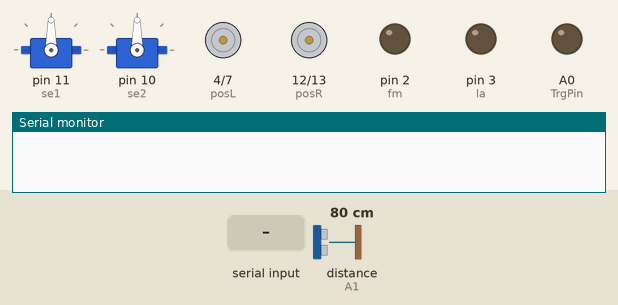
Recording of a sketch running on a simulated Arduino Uno, built with avr-gcc and run on an emulated ATmega328P. Shown: 2 × servo, motor-driver pin pairs drawn as motors (green arrow = first pin HIGH = forward, orange = second pin HIGH = backward, longer = more drive, scaled by the enable pin), output pins drawn as LEDs (lit = HIGH), the last lines printed to the serial monitor. Inputs (shaded band) come from the test bench; at power-on: distance to the obstacle (sensor on A1) 80 cm. The echo pulse lasts 58.3 µs per cm.

Above: at 3.3 s.
3.4 s: "oa\n" received over Serial
At 4.3 s:
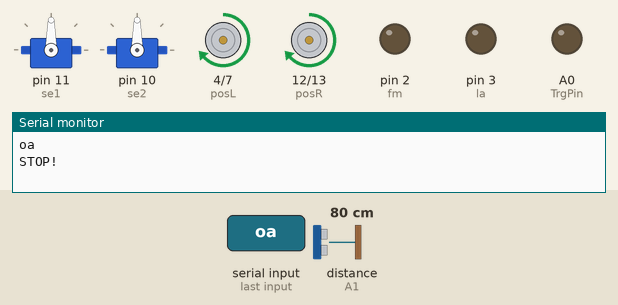
5.3 s: distance to the obstacle (sensor on A1) set to 43 cm
6.8 s: distance to the obstacle (sensor on A1) set to 35 cm
At 9.1 s:
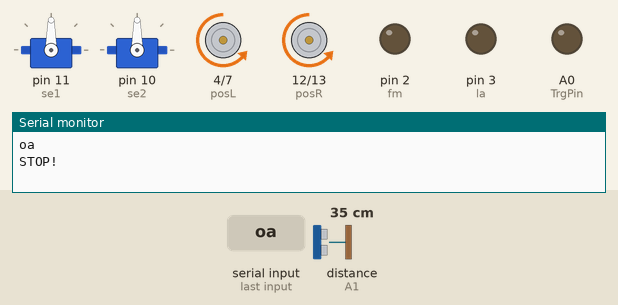
15.8 s: distance to the obstacle (sensor on A1) set to 60 cm
At 16.8 s:
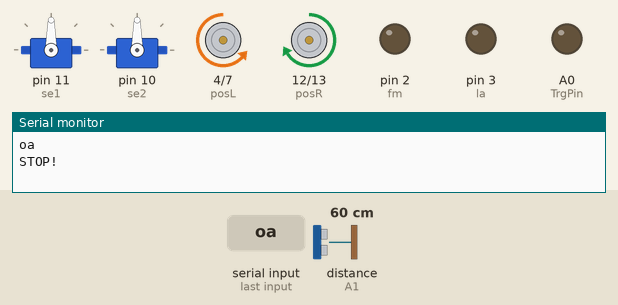
Timing chart, 0 to 18.8 s (numbered marks = the images above; inputs shaded):
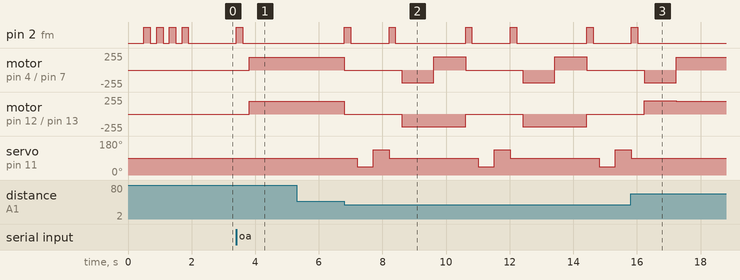

The sketch:

Car03Tracing.ino
```cpp
#include <Servo.h>

// 创建舵机对象
Servo servo1;
Servo servo2;

/* 引脚 */
// 电机
const int negR = 13; // 右轮马达负极
const int posR = 12; // 右轮马达正极
const int negL = 7; // 左轮马达负极
const int posL = 4; // 左轮马达正极
const int pwmR = 6;  // 右轮PWM转速控制
const int pwmL = 5;  // 左轮PWM转速控制

// 超声波
const int TrgPin = A0;  // 超声波输入脚 回声
const int EcoPin = A1; // 超声波输出脚 触发

// 红外线
const int TraPin2 = A2; // 右红外线寻迹模块
const int TraPin3 = A3; // 中红外线寻迹模块
const int TraPin4 = A4; // 左红外线寻迹模块
byte Tradata = 0; //红外线寻迹模块感应值

const int la = 3; // 灯光

const int fm = 2; // 蜂鸣器引脚控制

// 舵机
const int se1 = 11; // 舵机左右摆动
const int se2 = 10; // 舵机上下摆动

/* 常量 变量  */
// 电机
const int speed_max = 400;  // 限速 马达正转最大速度
const int speed_min = 0; // 限速 马达反转最大速度
int lspeed = 200; // 左马达初始速度
int rspeed = 200; // 右马达初始速度
const int obspeed01 = 190; // 避障/寻迹 模式转弯速度
const int obspeed02 = 200; // 避障/寻迹 模式转弯速度
const int speed_step = 10; // 电机修改步长

// 舵机
const int camera_left = 135;  // 舵机右转动限定
const int camera_right = 35; // 舵机左转动限定
const int camera_up = 0; // 舵机向上转动限定
const int camera_down = 110; // 舵机向下转动限定
int updowncamera = 90; // 舵机初始角度
int leftrightcamera = 90; // 舵机初始角度
const int camera_step = 5; // 舵机修改步长

// 障碍物距离 cm
float distance; // 超声波测障碍物距离 cm
float rdistance; // 右侧障碍物距离 cm
float ldistance; // 左侧障碍物距离 cm
float cdistance; // 中间障碍物距离 cm
const float distance_max = 40; // 判定最大距离 cm

// 字符串解析 变量
String inputString;
boolean stringComplete;

//初始化函数
void setup() {

  // 端口输入输出模式
  pinMode(EcoPin, INPUT);
  pinMode(TrgPin, OUTPUT);
  pinMode(negR, OUTPUT);
  pinMode(posR, OUTPUT);
  pinMode(negL, OUTPUT);
  pinMode(posL, OUTPUT);
  pinMode(pwmR, OUTPUT);
  pinMode(pwmL, OUTPUT);
  pinMode(fm, OUTPUT);
  pinMode(la, OUTPUT);
  pinMode(TraPin2, INPUT_PULLUP); // 设置模拟引脚A2为含提升电阻的输入引脚
  pinMode(TraPin3, INPUT_PULLUP); // 设置模拟引脚A2为含提升电阻的输入引脚
  pinMode(TraPin4, INPUT_PULLUP); // 设置模拟引脚A2为含提升电阻的输入引脚

  // 串口波特率配置
  Serial.begin(9600);

  // 舵机
  servo1.attach(se1);
  servo1.write(leftrightcamera);
  delay(500);
  servo2.attach(se2);
  servo2.write(updowncamera);
  buzzer(4);
}

// 主函数
void loop() {

  serialEvent();

}

// 串口主要处理事件
void serialEvent() {
  while (Serial.available()) {

    // 获取新字节
    char inchar = (char)Serial.read();

    // 添加到新字符串
    if (inchar != '\n') {
      inputString += inchar;
    }

    // 为空就设置标志符
    if (inchar == '\n') {
      stringComplete = true;
      //Serial.println("I am in");
    }

	// 标志位判断
    if (stringComplete) {

      Serial.println(inputString);
      inputString = String(inputString);

	  // 前进
      if (inputString == "cfw") {
        Serial.println("OK!");
        forward(lspeed, rspeed);
      }

	  // 后退
      if (inputString == "cbo") {
        Serial.println("OK!");
        back(lspeed, rspeed);
      }

	  // 左转
      if (inputString == "clt") {
        Serial.println("OK!");
        lefttrun(lspeed, rspeed);
      }

	  // 右转
      if (inputString == "crt") {
        Serial.println("OK!");
        righttrun(lspeed, rspeed);
      }

	  // 电机加速
      if (inputString == "emlfw") {
        Serial.println("OK!");
        if (lspeed < speed_max) {
          lspeed += speed_step;
          rspeed += speed_step;
        }
      }

	  // 电机减速
      if (inputString == "emlbo") {
        Serial.println("OK!");
        if (lspeed > speed_min) {
          lspeed -= speed_step;
          rspeed -= speed_step;
        }
      }

	  // 停止
      if (inputString == "cop") {
        Serial.println("STOP!");
        pause(lspeed, rspeed);
      }

	  // 避障模式
      if (inputString == "oa") {
        Serial.println("STOP!");
        buzzer(1);
        obsmodel();
      }

	  // 控制模式
      if (inputString == "ct") {
        Serial.println("OK!");
        buzzer(2);
      }

	  // 寻迹模式
      if (inputString == "tr") {
        Serial.println("OK!");
        buzzer(3);
        tracing();
      }

	 // 舵机左右摆动 减
      if (inputString == "sert") {
        Serial.println("OK!");
        if (leftrightcamera > camera_right) {
          leftrightcamera -= camera_step;
          servo1.write(leftrightcamera);
        }
      }

	  // 舵机左右摆动 加
      if (inputString == "selt") {
        Serial.println("OK!");
        if (leftrightcamera < camera_left) {
          leftrightcamera += camera_step;
          servo1.write(leftrightcamera);
        }
      }

	  // 舵机上下摆动 减
      if (inputString == "sefw") {
        Serial.println("OK!");
        if (updowncamera > camera_up) {
          updowncamera -= camera_step;
          servo2.write(updowncamera);
        }
      }

	  // 舵机上下摆动 加
      if (inputString == "sebo") {
        Serial.println("OK!");
        if (updowncamera < camera_down) {
          updowncamera += camera_step;
          servo2.write(updowncamera);
        }
      }

	  // 灯光 开灯
      if (inputString == "lao") {
        onlights();
      }

	  // 灯光 关灯
      if (inputString == "las") {
        offlights();
      }

      // 清除字符串
      clearchar();

    }
  }
}

// 避障模式
void obsmodel() {

  // 清除字符串
  clearchar();
  while (true) {

	// 测距
    ranging();
    cdistance = distance;

    if (cdistance <= distance_max) {
      pause(lspeed, rspeed);
      buzzer(1);
      servo1.write(45);
      delay(500);
      ranging();
      rdistance = distance;
      // Serial.println(rdistance);
      servo1.write(135);
      delay(500);
      ranging();
      ldistance = distance;
      // Serial.println(ldistance);
      servo1.write(90);

      if (rdistance <= distance_max && ldistance <= distance_max) {
        buzzer(1);
        back(obspeed01, obspeed01);
        delay(1000);
        righttrun(obspeed02, obspeed01);
        delay(1000);
        forward(lspeed, rspeed);
      }

      else if (rdistance > ldistance) {
        buzzer(1);
        righttrun(obspeed02, obspeed01);
        delay(1000);
      }

      else if (rdistance < ldistance) {
        buzzer(1);
        lefttrun(obspeed01, obspeed02);
        delay(1000);
      }
    }

    else {
      forward(obspeed01, obspeed01);
    }

    // 字符获取解析
    charpar();

    if (inputString == "ct" || inputString == "tr")

    {
      serialEvent(); //add
      pause(lspeed, rspeed);
      buzzer(2);
      // 清除字符串
      clearchar();
      break;
    }

    // 清除字符
    clearchar();


  }
}

// 寻迹模式
void tracing() {

  // 清除字符串
  clearchar();

  while(true) {
  infrared();
  // 字符获取解析
  charpar();

  if (inputString == "ct" || inputString == "oa") {
      serialEvent(); //add
      pause(lspeed, rspeed);
      buzzer(2);

      // 清除字符串
      clearchar();
      break;
    }

    // 清除字符
    clearchar();
  }


}

// 寻迹模式马达控制函数
void trastart(byte Tradata) {
	switch(Tradata) {
		case 0:
		forward(lspeed, rspeed);
		break;
		case 1:
		righttra(1, lspeed, rspeed);
		break;
		case 2:
		forward(lspeed, rspeed);
		break;
		case 3:
		righttra(0, 250, rspeed);
		break;
		case 4:
		lefttra(1, lspeed, rspeed);
		break;
		case 5:
		pause(0, 0);
		break;
		case 6:
		lefttra(0, lspeed, 250);
		break;
		case 7:
		pause(0, 0);
		break;
    default:
    break;
	}
}

// 字符解析
void charpar() {
  while (Serial.available()) {

    // 获取新字节
    char inchar = (char)Serial.read();

    // 添加到新字符串
    if (inchar != '\n') {
      inputString += inchar;
    }

    // 为空就设置标志符
    if (inchar == '\n') {
      stringComplete = true;
      //Serial.println("I am in");
    }

    if (stringComplete) {

      Serial.println(inputString);
      inputString = String(inputString);
    }

  }
}

// 清除字符
void clearchar() {
  inputString = "";
  stringComplete = false;
}

// 前进函数
void forward(int Lemspeed, int Remspeed) {
  analogWrite(pwmR, Remspeed);
  analogWrite(pwmL, Lemspeed);
  digitalWrite(posR, HIGH);
  digitalWrite(negR, LOW);
  digitalWrite(posL, HIGH);
  digitalWrite(negL, LOW);
}

// 后退函数
void back(int Lemspeed, int Remspeed) {
  analogWrite(pwmR, Remspeed);
  analogWrite(pwmL, Lemspeed);
  digitalWrite(posR, LOW);
  digitalWrite(negR, HIGH);
  digitalWrite(posL, LOW);
  digitalWrite(negL, HIGH);
}

// 左转函数
void lefttrun(int Lemspeed, int Remspeed) {
  analogWrite(pwmR, Remspeed);
  analogWrite(pwmL, Lemspeed);
  digitalWrite(posR, HIGH);
  digitalWrite(negR, LOW);
  digitalWrite(posL, LOW);
  digitalWrite(negL, HIGH);
}

// 寻迹模式左转函数
void lefttra(byte flag, int Lemspeed, int Remspeed) {
  analogWrite(pwmR, Remspeed);
  analogWrite(pwmL, Lemspeed);
  if (flag == 1) {
	  digitalWrite(posR, HIGH);
	  digitalWrite(negR, LOW);
	  digitalWrite(posL, LOW);
	  digitalWrite(negL, HIGH);
  }
  else {
	  digitalWrite(posR, HIGH);
	  digitalWrite(negR, LOW);
	  digitalWrite(posL, LOW);
	  digitalWrite(negL, LOW);
  }
}

// 右转函数
void righttrun(int Lemspeed, int Remspeed) {
  analogWrite(pwmR, Remspeed);
  analogWrite(pwmL, Lemspeed);
  digitalWrite(posR, LOW);
  digitalWrite(negR, HIGH);
  digitalWrite(posL, HIGH);
  digitalWrite(negL, LOW);
}

// 寻迹模式右转函数
void righttra(byte flag, int Lemspeed, int Remspeed) {
  analogWrite(pwmR, Remspeed);
  analogWrite(pwmL, Lemspeed);
  if(flag == 1) {
	  digitalWrite(posR, LOW);
	  digitalWrite(negR, HIGH);
	  digitalWrite(posL, HIGH);
	  digitalWrite(negL, LOW);
  }
  else {
	  digitalWrite(posR, LOW);
	  digitalWrite(negR, LOW);
	  digitalWrite(posL, LOW);
	  digitalWrite(negL, HIGH);
  }
}

// 停止函数
void pause(int Lemspeed, int Remspeed) {
  analogWrite(pwmR, Remspeed);
  analogWrite(pwmL, Lemspeed);
  digitalWrite(posR, LOW);
  digitalWrite(negR, LOW);
  digitalWrite(posL, LOW);
  digitalWrite(negL, LOW);
}

// 蜂鸣器提示
void buzzer(int fre) {

  for (int i = 0; i < fre; i++) {
    digitalWrite(fm, HIGH);
    delay(200);
    digitalWrite(fm, LOW);
    delay(200);
  }

}

// 开灯
void onlights() {
  digitalWrite(la, HIGH);
}

// 关灯
void offlights() {
  digitalWrite(la, LOW);
}

// 超声波测距函数
int ranging() {
  digitalWrite(TrgPin, LOW);
  delayMicroseconds(10);
  digitalWrite(TrgPin, HIGH);
  delayMicroseconds(10);
  digitalWrite(TrgPin, LOW);
  distance = pulseIn(EcoPin, HIGH) / 58.00;
}

// 红外线检测
void infrared() {
	int val; //输入模拟信号值
	Tradata = 0;
	val = analogRead(TraPin4); //左
	if(val >= 150)
	Tradata = (Tradata + 4);
	val = analogRead(TraPin3); //中
	if(val >= 150)
	Tradata = (Tradata + 2);
	val = analogRead(TraPin2); //右
	if(val >= 150)
	Tradata = (Tradata + 1);
	trastart(Tradata); //计算完毕 小车开始行使
}
```

Measured:
- the behaviour switches between 40 and 39 cm on distance to the obstacle (sensor on A1) (found by bisection; images 1 and 2)
- after the input at 3.4 s, pin 2 (fm): LOW → HIGH at once, → LOW 0.20 s later; motor on pin 4 (posL) / pin 7 (negL), motor on pin 12 (posR) / pin 13 (negR): stopped → forward 190/255 after 0.41 s
- after the input at 5.3 s, every drawn part: stays the same
- after the input at 6.8 s, pin 2 (fm): LOW → HIGH at once, then repeats every 3.8 s: LOW 1.2 s, HIGH 0.20 s, LOW 2.2 s, HIGH 0.20 s; motor on pin 4 (posL) / pin 7 (negL): forward 190/255 → stopped at once, → backward 190/255 1.8 s later, → forward 200/255 1.0 s later, → stopped 1.0 s later, … (7 changes in this stretch)
- after the input at 15.8 s, pin 2 (fm): goes on until 16.0 s, then stays LOW; servo on pin 11 (se1): goes on until 15.8 s, then stays 90°
